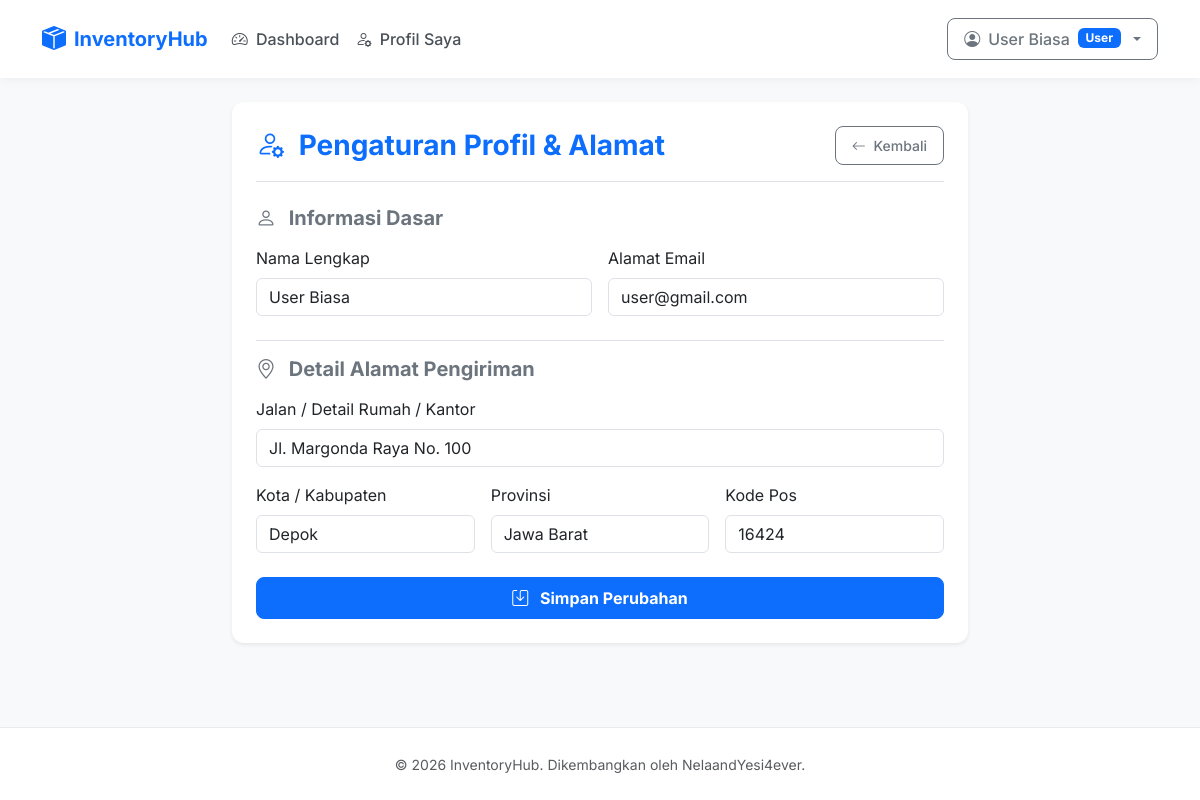
Screenshot of /profile (signed in) with the database file from the repository.
### tables this page shows
CREATE TABLE IF NOT EXISTS `users` (
  `id` INT AUTO_INCREMENT PRIMARY KEY,
  `username` VARCHAR(50) NOT NULL,
  `email` VARCHAR(100) NOT NULL UNIQUE,
  `password` VARCHAR(255) NOT NULL,
  `role` ENUM('admin', 'user') DEFAULT 'user',
  `address_street` VARCHAR(255) DEFAULT NULL,
  `address_city` VARCHAR(100) DEFAULT NULL,
  `address_province` VARCHAR(100) DEFAULT NULL,
  `address_zip` VARCHAR(20) DEFAULT NULL,
  `created_at` TIMESTAMP DEFAULT CURRENT_TIMESTAMP
);

### core/Controller.php (called while the page is built)
<?php
class Controller
{
    public function view($view, $data = [])
    {
        extract($data);
        require_once BASE_PATH . "app/views/$view.php";
    }
}

### app/controllers/UserController.php (called while the page is built, shortened)
<?php
require_once BASE_PATH . 'app/models/UserModel.php';
class UserController extends Controller
{
    private $userModel;
    public function __construct()
    {
        $this->userModel = new UserModel();
    }
    public function profile()
    {
        $id = $_SESSION['user']['id'];
        $error = '';
        $success = '';
        $userData = $this->userModel->getUserById($id);
        $this->view('users/profile', [
            'user' => $userData,
            'error' => $error,
            'success' => $success
        ]);
    }
}

### core/App.php (called while the page is built, shortened)
<?php
class App
{
    public function __construct()
    {
        Router::route();
    }
}

### index.php (called while the page is built, shortened)
<?php
require_once 'core/Controller.php';
require_once 'core/Model.php';
require_once 'core/Database.php';
require_once 'core/App.php';
new App();

### core/Model.php (called while the page is built, shortened)
<?php
require_once BASE_PATH . 'core/Database.php';
class Model
{
    public function __construct()
    {
        $database = new Database();
        $this->db = $database->pdo;
    }
}

### core/Database.php (called while the page is built, shortened)
<?php
class Database
{
    private $host = Config::HOST;
    private $dbname = Config::DBNAME;
    private $user = Config::USER;
    private $pass = Config::PASS;
    public function __construct()
    {
        try {
            $this->pdo = new PDO(
                "mysql:host={$this->host};dbname={$this->dbname}",
                $this->user,
                $this->pass
            );
        } catch(PDOException $e){
            die("Koneksi Database Gagal : " . $e->getMessage());
        }
    }
}

### app/models/UserModel.php (called while the page is built, shortened)
<?php
require_once BASE_PATH . 'core/Model.php';
class UserModel extends Model
{
    public function getUserById($id)
    {
        $stmt = $this->db->prepare("SELECT * FROM users WHERE id = :id");
        $stmt->execute([
            'id' => $id
        ]);
        return $stmt->fetch(PDO::FETCH_ASSOC);
    }
}

### app/views/users/profile.php (the view, shortened to what this page needs)
<?php require_once BASE_PATH . 'app/views/layouts/header.php'; ?>
<div class="row justify-content-center">
    <div class="col-md-8">
        <div class="card p-4 shadow-sm border-0">
            <div class="d-flex align-items-center justify-content-between mb-4 border-bottom pb-3">
                <h3 class="fw-bold mb-0 text-primary"><i class="bi bi-person-gear me-2"></i> Pengaturan Profil & Alamat</h3>
                <a href="<?= BASE_URL ?>dashboard" class="btn btn-outline-secondary btn-sm"><i class="bi bi-arrow-left me-1"></i> Kembali</a>
            </div>
            <form action="<?= BASE_URL ?>profile" method="POST">
                <h5 class="fw-bold mb-3 text-secondary"><i class="bi bi-person me-2"></i> Informasi Dasar</h5>
                <div class="row g-3 mb-4">
                    <div class="col-md-6">
                        <label for="username" class="form-label">Nama Lengkap</label>
                        <input type="text" name="username" id="username" class="form-control" value="<?= htmlspecialchars($user['username']) ?>" required>
                    </div>
                    <div class="col-md-6">
                        <label for="email" class="form-label">Alamat Email</label>
                        <input type="email" name="email" id="email" class="form-control" value="<?= htmlspecialchars($user['email']) ?>" required>
                    </div>
                </div>
                <h5 class="fw-bold mb-3 text-secondary border-top pt-3"><i class="bi bi-geo-alt me-2"></i> Detail Alamat Pengiriman</h5>
                <div class="row g-3 mb-4">
                    <div class="col-12">
                        <label for="address_street" class="form-label">Jalan / Detail Rumah / Kantor</label>
                        <input type="text" name="address_street" id="address_street" class="form-control" placeholder="Nama Jalan, Blok, RT/RW, Nomor Rumah" value="<?= htmlspecialchars($user['address_street'] ?? '') ?>">
                    </div>
                    <div class="col-md-4">
                        <label for="address_city" class="form-label">Kota / Kabupaten</label>
                        <input type="text" name="address_city" id="address_city" class="form-control" placeholder="Contoh: Sleman, Jakarta Selatan" value="<?= htmlspecialchars($user['address_city'] ?? '') ?>">
                    </div>
                    <div class="col-md-4">
                        <label for="address_province" class="form-label">Provinsi</label>
                        <input type="text" name="address_province" id="address_province" class="form-control" placeholder="Contoh: DI Yogyakarta, DKI Jakarta" value="<?= htmlspecialchars($user['address_province'] ?? '') ?>">
                    </div>
                    <div class="col-md-4">
                        <label for="address_zip" class="form-label">Kode Pos</label>
                        <input type="text" name="address_zip" id="address_zip" class="form-control" placeholder="Contoh: 55581" value="<?= htmlspecialchars($user['address_zip'] ?? '') ?>">
                    </div>
                </div>
                <div class="d-grid mt-4">
                    <button type="submit" class="btn btn-primary py-2.5 fw-bold"><i class="bi bi-save me-2"></i> Simpan Perubahan</button>
                </div>
            </form>
        </div>
    </div>
</div>
<?php require_once BASE_PATH . 'app/views/layouts/footer.php'; ?>

### app/views/layouts/header.php (style rules this page uses)
body { font-family: 'Inter', sans-serif; background-color: #f8f9fa; color: #212529; min-height: 100vh; display: flex; flex-direction: column; }
.card { border: none; border-radius: 12px; box-shadow: 0 4px 20px rgba(0, 0, 0, 0.03); background-color: #ffffff; }
.btn { border-radius: 8px; font-weight: 500; padding: 8px 16px; transition: all 0.2s ease; }
.btn-primary { background-color: #0d6efd; border-color: #0d6efd; }

### rows the page displays
users: username "User Biasa", email "user@gmail.com", address_street "Jl. Margonda Raya No. 100", address_city "Depok", address_province "Jawa Barat", address_zip "16424"

### other values shown
$_SESSION['user']['username'] "User Biasa"
$_SESSION['user']['role'] "User"
